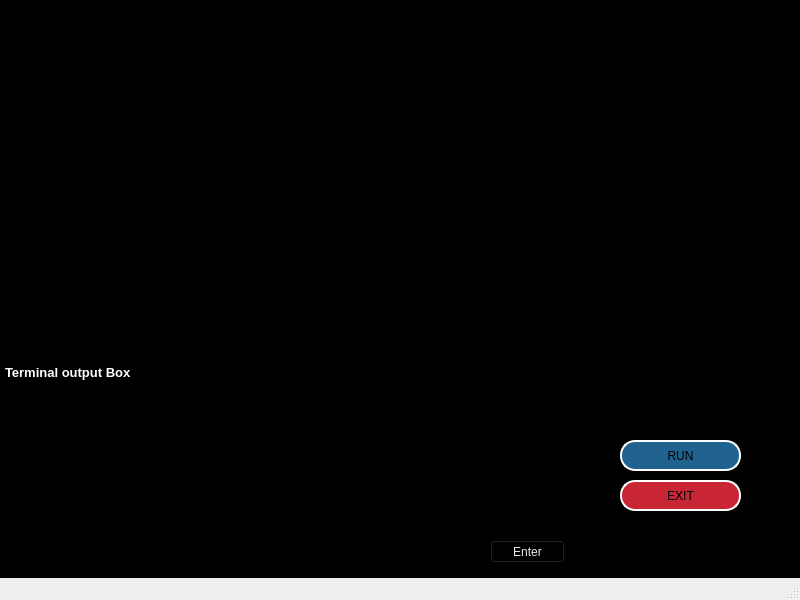
<?xml version="1.0" encoding="UTF-8"?>
<ui version="4.0">
 <class>MainWindow</class>
 <widget class="QMainWindow" name="MainWindow">
  <property name="geometry">
   <rect>
    <x>0</x>
    <y>0</y>
    <width>800</width>
    <height>600</height>
   </rect>
  </property>
  <property name="windowTitle">
   <string>MainWindow</string>
  </property>
  <widget class="QWidget" name="centralwidget">
   <widget class="QLabel" name="label">
    <property name="geometry">
     <rect>
      <x>0</x>
      <y>0</y>
      <width>801</width>
      <height>591</height>
     </rect>
    </property>
    <property name="styleSheet">
     <string notr="true">background-color: rgb(0, 0, 0);</string>
    </property>
    <property name="text">
     <string>TextLabel</string>
    </property>
   </widget>
   <widget class="QLabel" name="label_2">
    <property name="geometry">
     <rect>
      <x>-10</x>
      <y>-60</y>
      <width>821</width>
      <height>431</height>
     </rect>
    </property>
    <property name="styleSheet">
     <string notr="true">backgroundr:Transparent
</string>
    </property>
    <property name="text">
     <string/>
    </property>
    <property name="pixmap">
     <pixmap>jarvis.gif</pixmap>
    </property>
    <property name="scaledContents">
     <bool>true</bool>
    </property>
   </widget>
   <widget class="QPushButton" name="pushButton">
    <property name="geometry">
     <rect>
      <x>620</x>
      <y>440</y>
      <width>121</width>
      <height>31</height>
     </rect>
    </property>
    <property name="styleSheet">
     <string notr="true">background-color: rgb(32, 99, 143);
color: rgb(0, 0, 0);
font: 75 8pt &quot;Myanmar Text&quot;;
border: 2px solid white;
border-radius: 15px;</string>
    </property>
    <property name="text">
     <string>RUN</string>
    </property>
   </widget>
   <widget class="QPushButton" name="pushButton_2">
    <property name="geometry">
     <rect>
      <x>620</x>
      <y>480</y>
      <width>121</width>
      <height>31</height>
     </rect>
    </property>
    <property name="styleSheet">
     <string notr="true">background-color: rgb(200, 37, 53);
color: rgb(0, 0, 0);
font: 75 8pt &quot;Myanmar Text&quot;;
border-radius: 15px;
 border: 2px solid white;</string>
    </property>
    <property name="text">
     <string>EXIT</string>
    </property>
   </widget>
   <widget class="QPlainTextEdit" name="plainTextEdit">
    <property name="geometry">
     <rect>
      <x>0</x>
      <y>360</y>
      <width>571</width>
      <height>171</height>
     </rect>
    </property>
    <property name="font">
     <font>
      <pointsize>10</pointsize>
      <weight>75</weight>
      <bold>true</bold>
     </font>
    </property>
    <property name="styleSheet">
     <string notr="true">background-color:black;
color: rgb(255, 255, 255);
</string>
    </property>
    <property name="plainText">
     <string>Terminal output Box
</string>
    </property>
   </widget>
   <widget class="QLineEdit" name="lineEdit">
    <property name="geometry">
     <rect>
      <x>0</x>
      <y>530</y>
      <width>571</width>
      <height>41</height>
     </rect>
    </property>
    <property name="styleSheet">
     <string notr="true">background-color:Transparent;
</string>
    </property>
    <property name="text">
     <string>Terminal Input Box</string>
    </property>
   </widget>
   <widget class="QPushButton" name="pushButton_3">
    <property name="geometry">
     <rect>
      <x>490</x>
      <y>540</y>
      <width>75</width>
      <height>23</height>
     </rect>
    </property>
    <property name="styleSheet">
     <string notr="true">color: rgb(235, 235, 235);
border-color: rgb(218, 218, 218);
background-color: Transparentt;</string>
    </property>
    <property name="text">
     <string>Enter</string>
    </property>
   </widget>
   <widget class="QTextBrowser" name="textBrowser">
    <property name="geometry">
     <rect>
      <x>630</x>
      <y>0</y>
      <width>171</width>
      <height>31</height>
     </rect>
    </property>
    <property name="styleSheet">
     <string notr="true">background:Transparent;
border-radius:none;</string>
    </property>
   </widget>
   <widget class="QTextBrowser" name="textBrowser_2">
    <property name="geometry">
     <rect>
      <x>630</x>
      <y>30</y>
      <width>171</width>
      <height>31</height>
     </rect>
    </property>
    <property name="styleSheet">
     <string notr="true">background:Transparent;
border-radius:none;</string>
    </property>
   </widget>
   <widget class="QLabel" name="label_3">
    <property name="geometry">
     <rect>
      <x>30</x>
      <y>180</y>
      <width>231</width>
      <height>121</height>
     </rect>
    </property>
    <property name="styleSheet">
     <string notr="true">background-color:Transparent;
</string>
    </property>
    <property name="text">
     <string/>
    </property>
    <property name="pixmap">
     <pixmap>JLogo.gif</pixmap>
    </property>
    <property name="scaledContents">
     <bool>true</bool>
    </property>
   </widget>
   <widget class="QLabel" name="label_4">
    <property name="geometry">
     <rect>
      <x>0</x>
      <y>30</y>
      <width>281</width>
      <height>111</height>
     </rect>
    </property>
    <property name="text">
     <string/>
    </property>
    <property name="pixmap">
     <pixmap>inilializing.gif</pixmap>
    </property>
    <property name="scaledContents">
     <bool>true</bool>
    </property>
   </widget>
  </widget>
  <widget class="QMenuBar" name="menubar">
   <property name="geometry">
    <rect>
     <x>0</x>
     <y>0</y>
     <width>800</width>
     <height>21</height>
    </rect>
   </property>
  </widget>
  <widget class="QStatusBar" name="statusbar"/>
 </widget>
 <resources/>
 <connections/>
</ui>
